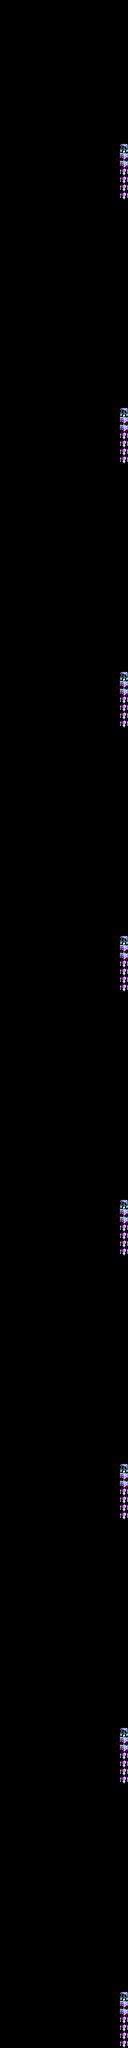

Rendered tile map (Tiled .tmx) drawn with the repository's tilesets; below, a short description and the map source with its tile grids summarised:
An orthogonal 16x256 tile map with 16x16 px tiles, 3 tile layers (Background, Tiles, Spawns).

<map version="1.10" tiledversion="1.12.2" orientation="orthogonal" renderorder="right-down" width="16" height="256" tilewidth="16" tileheight="16" infinite="0" nextlayerid="4" nextobjectid="1">
 <tileset firstgid="1" source="../../assets/tilesets/dg/dg0.tsx" />
 <layer id="3" name="Background" width="16" height="256" locked="1">
  <data>[4096 cells, 0 non-empty, 0 distinct tile ids]</data>
 </layer>
 <layer id="1" name="Tiles" width="16" height="256">
  <data>[4096 cells, 0 non-empty, 0 distinct tile ids]</data>
 </layer>
 <layer id="2" name="Spawns" width="16" height="256">
  <data>[4096 cells, 56 non-empty, 3 distinct tile ids]</data>
 </layer>
</map>
